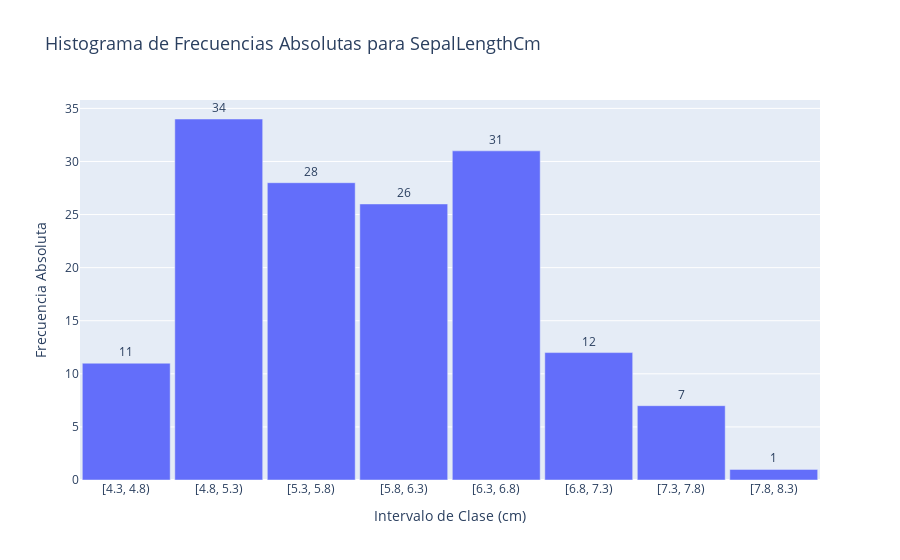
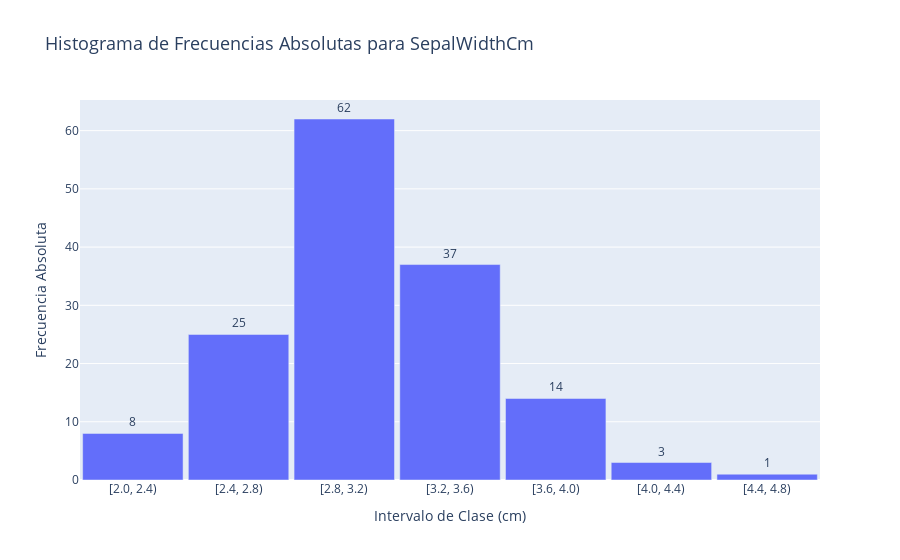
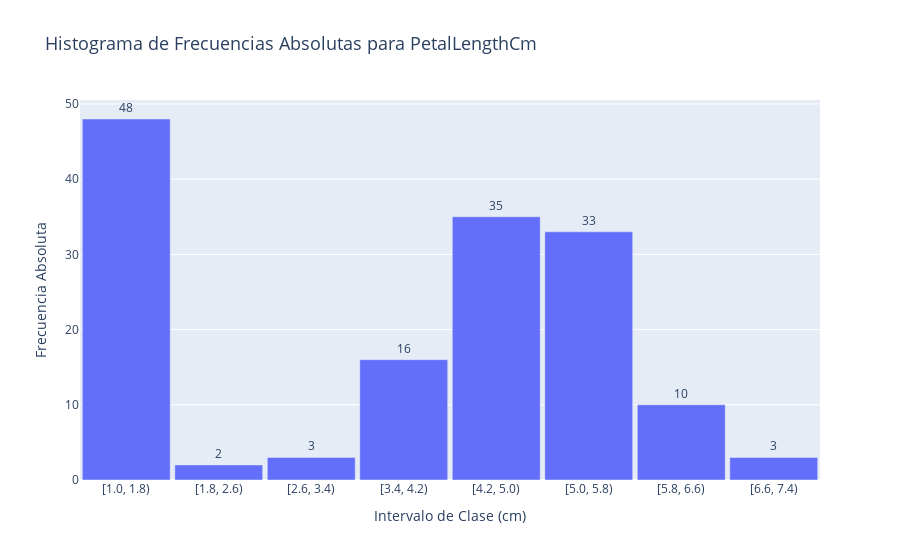
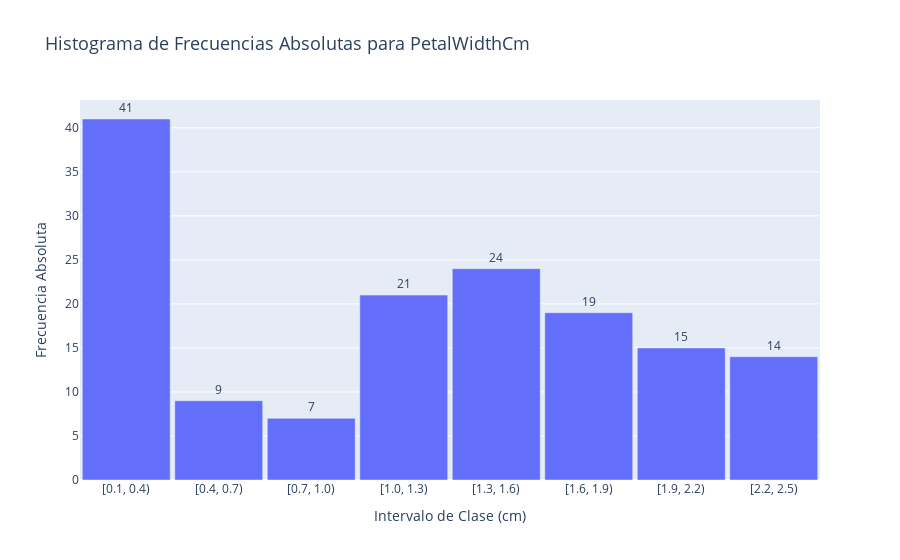

Notebook source saved alongside these figures, in order:
### Markdown cell above
### Histogramas de frecuencia absoluta de las cuatro clases del Dtaset con Plotly

### Code cell
print("\n--- Generando Gráficos de Distribución por Especie con Plotly ---")

# Lista de las columnas numéricas que queremos visualizar
columnas_numericas = ['SepalLengthCm', 'SepalWidthCm', 'PetalLengthCm', 'PetalWidthCm']

# --- Gráfico 1: Histogramas por Especie ---
print("\nGenerando histogramas superpuestos por especie...")
for columna in columnas_numericas:
    fig_hist = px.histogram(
        df,
        x=columna,
        color="Species",  # El parámetro clave para separar por especie
        marginal="box",   # Muestra box plots para cada especie
        opacity=0.7,      # Ajusta la opacidad para ver las superposiciones
        barmode='overlay', # Superpone los histogramas
        title=f'Distribución de {columna} por Especie'
    )
    
    fig_hist.update_layout(
        xaxis_title=f'{columna} (cm)',
        yaxis_title='Frecuencia Absoluta'
    )
    fig_hist.show()

### Figure 1 — Plotly figure (JSON) as saved in the notebook; plotly's stock layout.template omitted (floating-point values rounded to 4 significant figures)
{"data": [{"marker": {"color": "#636EFA"}, "name": "Frecuencia Absoluta", "text": [11.0, 34.0, 28.0, 26.0, 31.0, 12.0, 7.0, 1.0], "textposition": "outside", "type": "bar", "x": ["[4.3, 4.8)", "[4.8, 5.3)", "[5.3, 5.8)", "[5.8, 6.3)", "[6.3, 6.8)", "[6.8, 7.3)", "[7.3, 7.8)", "[7.8, 8.3)"], "y": [11, 34, 28, 26, 31, 12, 7, 1]}], "layout": {"bargap": 0.05, "title": {"font": {"size": 18}, "text": "Histograma de Frecuencias Absolutas para SepalLengthCm"}, "xaxis": {"title": {"font": {"size": 14}, "text": "Intervalo de Clase (cm)"}}, "yaxis": {"title": {"font": {"size": 14}, "text": "Frecuencia Absoluta"}}}}

### Figure 2 — Plotly figure (JSON) as saved in the notebook; plotly's stock layout.template omitted (floating-point values rounded to 4 significant figures)
{"data": [{"marker": {"color": "#636EFA"}, "name": "Frecuencia Absoluta", "text": [8.0, 25.0, 62.0, 37.0, 14.0, 3.0, 1.0], "textposition": "outside", "type": "bar", "x": ["[2.0, 2.4)", "[2.4, 2.8)", "[2.8, 3.2)", "[3.2, 3.6)", "[3.6, 4.0)", "[4.0, 4.4)", "[4.4, 4.8)"], "y": [8, 25, 62, 37, 14, 3, 1]}], "layout": {"bargap": 0.05, "title": {"font": {"size": 18}, "text": "Histograma de Frecuencias Absolutas para SepalWidthCm"}, "xaxis": {"title": {"font": {"size": 14}, "text": "Intervalo de Clase (cm)"}}, "yaxis": {"title": {"font": {"size": 14}, "text": "Frecuencia Absoluta"}}}}

### Figure 3 — Plotly figure (JSON) as saved in the notebook; plotly's stock layout.template omitted (floating-point values rounded to 4 significant figures)
{"data": [{"marker": {"color": "#636EFA"}, "name": "Frecuencia Absoluta", "text": [48.0, 2.0, 3.0, 16.0, 35.0, 33.0, 10.0, 3.0], "textposition": "outside", "type": "bar", "x": ["[1.0, 1.8)", "[1.8, 2.6)", "[2.6, 3.4)", "[3.4, 4.2)", "[4.2, 5.0)", "[5.0, 5.8)", "[5.8, 6.6)", "[6.6, 7.4)"], "y": [48, 2, 3, 16, 35, 33, 10, 3]}], "layout": {"bargap": 0.05, "title": {"font": {"size": 18}, "text": "Histograma de Frecuencias Absolutas para PetalLengthCm"}, "xaxis": {"title": {"font": {"size": 14}, "text": "Intervalo de Clase (cm)"}}, "yaxis": {"title": {"font": {"size": 14}, "text": "Frecuencia Absoluta"}}}}

### Figure 4 — Plotly figure (JSON) as saved in the notebook; plotly's stock layout.template omitted (floating-point values rounded to 4 significant figures)
{"data": [{"marker": {"color": "#636EFA"}, "name": "Frecuencia Absoluta", "text": [41.0, 9.0, 7.0, 21.0, 24.0, 19.0, 15.0, 14.0], "textposition": "outside", "type": "bar", "x": ["[0.1, 0.4)", "[0.4, 0.7)", "[0.7, 1.0)", "[1.0, 1.3)", "[1.3, 1.6)", "[1.6, 1.9)", "[1.9, 2.2)", "[2.2, 2.5)"], "y": [41, 9, 7, 21, 24, 19, 15, 14]}], "layout": {"bargap": 0.05, "title": {"font": {"size": 18}, "text": "Histograma de Frecuencias Absolutas para PetalWidthCm"}, "xaxis": {"title": {"font": {"size": 14}, "text": "Intervalo de Clase (cm)"}}, "yaxis": {"title": {"font": {"size": 14}, "text": "Frecuencia Absoluta"}}}}
